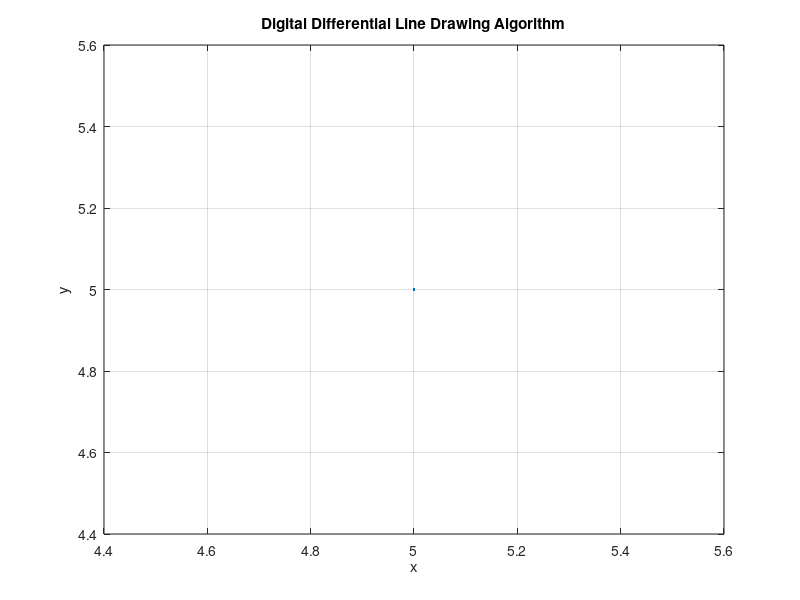

Write MATLAB code to recreate this figure.
clc
clear all
x0 = input('Enter xo=');
y0 = input('Enter y0=');
x1 = input('Enter x1=');
y1 = input('Enter y1=');
dx = x1-x0;
dy = y1-y0;
if (abs(dx) > abs(dy))
    steps = abs(dx);
else
    steps = abs(dy);
end

xinc=(dx/steps);

yinc=(dy/steps);

x(1) = x0; y(1) = y0;

for i=1:steps
    x(i+1) = x(i) + xinc;
    y(i+1) = y(i) + yinc;
end
plot(x,y);
%plot(round(x),round(y),'rs');
grid on ,hold on
%plot(x,y,'b^');
%legend('DDA points','Actual points');

xlabel('x');

ylabel('y');

title('Digital Differential Line Drawing Algorithm')